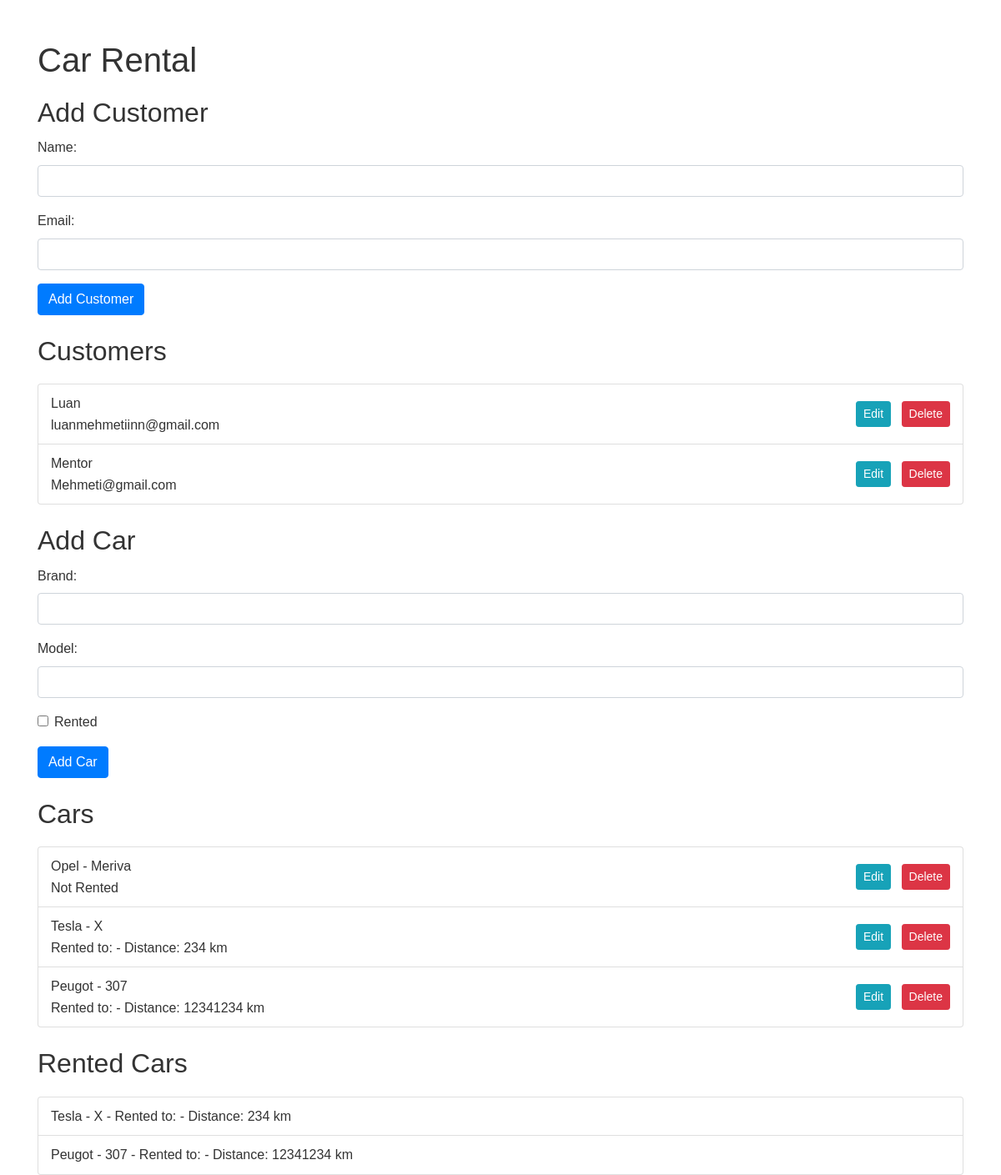
The page / on the database its author committed.
### main.py (models this page shows)
class Customer(db.Model):
    id = db.Column(db.Integer, primary_key=True)
    name = db.Column(db.String(100), nullable=False)
    email = db.Column(db.String(100), nullable=False, unique=True)

class Car(db.Model):
    id = db.Column(db.Integer, primary_key=True)
    brand = db.Column(db.String(100), nullable=False)
    model = db.Column(db.String(100), nullable=False)
    rented = db.Column(db.Boolean, default=False)
    rented_to = db.Column(db.Integer, db.ForeignKey('customer.id'))
    rented_distance = db.Column(db.Integer)

### main.py (the view)
@app.route('/')
def index():
    customers = Customer.query.all()
    cars = Car.query.all()
    rented_cars = Car.query.filter_by(rented=True).all()
    return render_template('index.html', customers=customers, cars=cars, rented_cars=rented_cars)

### templates/index.html (shortened to what this page needs)
<!DOCTYPE html>
<html lang="en">
<head>
    <link rel="stylesheet" href="https://stackpath.bootstrapcdn.com/bootstrap/4.5.2/css/bootstrap.min.css">
</head>
<body>
    <div class="container mt-5">
        <h1>Car Rental</h1>
        <h2>Add Customer</h2>
        <form action="{{ url_for('add_customer') }}" method="post" class="mb-3">
            <div class="form-group">
                <label for="name">Name:</label>
                <input type="text" class="form-control" id="name" name="name" required>
            </div>
            <div class="form-group">
                <label for="email">Email:</label>
                <input type="email" class="form-control" id="email" name="email" required>
            </div>
            <button type="submit" class="btn btn-primary mr-2">Add Customer</button>
        </form>
        <h2 class="mt-4">Customers</h2>
        <ul class="list-group">
            {% for customer in customers %}
            <li class="list-group-item d-flex justify-content-between align-items-center">
                <div>
                    <div>{{ customer.name }}</div>
                    <div>{{ customer.email }}</div>
                </div>
                <div>
                    <form action="{{ url_for('edit_customer', id=customer.id) }}" method="get" class="d-inline mr-2">
                        <button type="submit" class="btn btn-info btn-sm">Edit</button>
                    </form>
                    <form action="{{ url_for('delete_customer', id=customer.id) }}" method="post" class="d-inline">
                        <button type="submit" class="btn btn-danger btn-sm">Delete</button>
                    </form>
                </div>
            </li>
            {% endfor %}
        </ul>
        <h2 class="mt-4">Add Car</h2>
        <form action="{{ url_for('add_car') }}" method="post" class="mb-3">
            <div class="form-group">
                <label for="brand">Brand:</label>
                <input type="text" class="form-control" id="brand" name="brand" required>
            </div>
            <div class="form-group">
                <label for="model">Model:</label>
                <input type="text" class="form-control" id="model" name="model" required>
            </div>
            <div class="form-group form-check">
                <input type="checkbox" class="form-check-input" id="rented" name="rented">
                <label class="form-check-label" for="rented">Rented</label>
            </div>
            <button type="submit" class="btn btn-primary mr-2">Add Car</button>
        </form>
        <h2 class="mt-4">Cars</h2>
        <ul class="list-group">
            {% for car in cars %}
            <li class="list-group-item d-flex justify-content-between align-items-center">
                <div>
                    <div>{{ car.brand }} - {{ car.model }}</div>
                    <div>
                        {% if car.rented %}
                        Rented to: {% if car.rented_to %}{{ car.rented_to.name }}{% else %}Unknown{% endif %} - Distance: {{ car.rented_distance }} km
                        {% else %}
                        Not Rented
                        {% endif %}
                    </div>
                </div>
                <div>
                    <form action="{{ url_for('edit_car', id=car.id) }}" method="get" class="d-inline mr-2">
                        <button type="submit" class="btn btn-info btn-sm">Edit</button>
                    </form>
                    <form action="{{ url_for('delete_car', id=car.id) }}" method="post" class="d-inline">
                        <button type="submit" class="btn btn-danger btn-sm">Delete</button>
                    </form>
                </div>
            </li>
            {% endfor %}
        </ul>
        <h2 class="mt-4">Rented Cars</h2>
        <ul class="list-group">
            {% for rented_car in rented_cars %}
            <li class="list-group-item">
                {{ rented_car.brand }} - {{ rented_car.model }} - Rented to: {% if rented_car.rented_to %}{{ rented_car.rented_to.name }}{% else %}Unknown{% endif %} - Distance: {{ rented_car.rented_distance }} km
            </li>
            {% endfor %}
        </ul>
    </div>
</body>
</html>

### templates/index.html (style rules this page uses)
body { font-family: Arial, sans-serif; font-size: 16px; line-height: 1.6; color: #333; }
h1, h2, h3, h4, h5, h6 { margin-top: 20px; margin-bottom: 10px; }
ul.list-group { margin-top: 20px; }
.list-group-item { padding: 10px 15px; }

### rows shown on the page
Customer: name "Luan", email "luanmehmetiinn@gmail.com"
Customer: name "Mentor", email "Mehmeti@gmail.com"
Car: brand "Opel", model "Meriva", rented "Not Rented"
Car: brand "Tesla", model "X", rented_distance "234"
Car: brand "Peugot", model "307", rented_distance "12341234"
